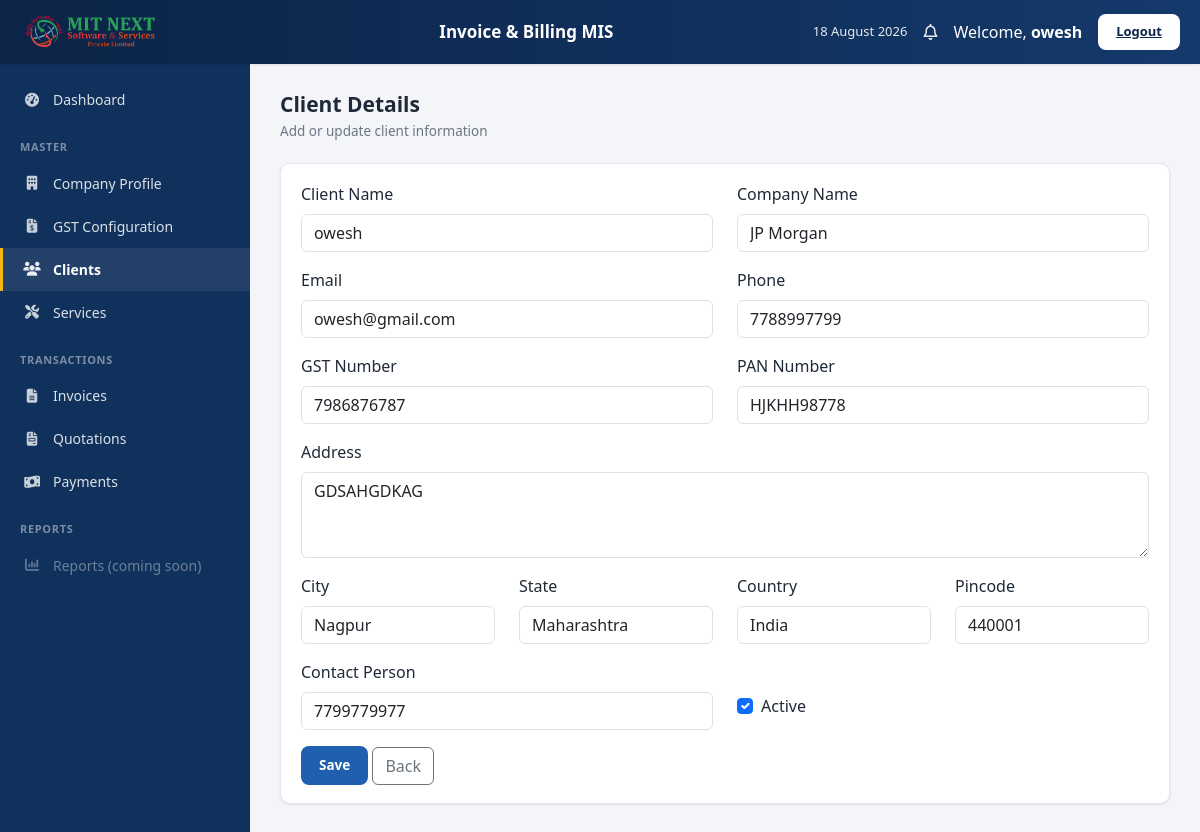
Screenshot of /master/clients/edit/1/ (signed in) with the database file from the repository.
### master/models.py (models this page shows, shortened)
class Client(models.Model):
    client_name = models.CharField(max_length=100)
    company_name = models.CharField(max_length=150, blank=True)
    email = models.EmailField()
    phone = models.CharField(max_length=15)
    gst_number = models.CharField(max_length=20, blank=True)
    pan_number = models.CharField(max_length=20, blank=True)
    address = models.TextField()
    city = models.CharField(max_length=50)
    state = models.CharField(max_length=50)
    country = models.CharField(max_length=50)
    pincode = models.CharField(max_length=10)
    contact_person = models.CharField(max_length=100, blank=True)
    is_active = models.BooleanField(default=True)
    created_at = models.DateTimeField(auto_now_add=True)
    updated_at = models.DateTimeField(auto_now=True)

### master/views.py (the view)
@login_required
def edit_client(request, pk):
    client = get_object_or_404(Client, pk=pk)
    form = ClientForm(
        request.POST or None,
        instance=client
    )
    if form.is_valid():
        form.save()
        messages.success(request, "Client Updated.")
        return redirect("client_list")
    return render(request,
                  "master/client_form.html",
                  {"form": form})

### master/forms.py
class ClientForm(forms.ModelForm):
    class Meta:
        model = Client
        fields = "__all__"
        widgets = {
            "client_name": forms.TextInput(attrs={"class": "form-control"}),
            "company_name": forms.TextInput(attrs={"class": "form-control"}),
            "email": forms.EmailInput(attrs={"class": "form-control"}),
            "phone": forms.TextInput(attrs={"class": "form-control"}),
            "gst_number": forms.TextInput(attrs={"class": "form-control"}),
            "pan_number": forms.TextInput(attrs={"class": "form-control"}),
            "address": forms.Textarea(attrs={"class": "form-control", "rows": 3}),
            "city": forms.TextInput(attrs={"class": "form-control"}),
            "state": forms.TextInput(attrs={"class": "form-control"}),
            "country": forms.TextInput(attrs={"class": "form-control"}),
            "pincode": forms.TextInput(attrs={"class": "form-control"}),
            "contact_person": forms.TextInput(attrs={"class": "form-control"}),
            "is_active": forms.CheckboxInput(attrs={"class": "form-check-input"}),
        }

### master/templates/master/client_form.html (shortened to what this page needs)
{% extends "layout/app_shell.html" %}
{% block content %}
<div class="page-heading">
    <h2>Client Details</h2>
    <p>Add or update client information</p>
</div>
<div class="shell-card">
    <div class="shell-card-body">
        <form method="POST">
            <div class="row">
                <div class="col-md-6 mb-3">
                    <label class="form-label">Client Name</label>
                    {{ form.client_name }}
                </div>
                <div class="col-md-6 mb-3">
                    <label class="form-label">Company Name</label>
                    {{ form.company_name }}
                </div>
                <div class="col-md-6 mb-3">
                    <label class="form-label">Email</label>
                    {{ form.email }}
                </div>
                <div class="col-md-6 mb-3">
                    <label class="form-label">Phone</label>
                    {{ form.phone }}
                </div>
                <div class="col-md-6 mb-3">
                    <label class="form-label">GST Number</label>
                    {{ form.gst_number }}
                </div>
                <div class="col-md-6 mb-3">
                    <label class="form-label">PAN Number</label>
                    {{ form.pan_number }}
                </div>
                <div class="col-12 mb-3">
                    <label class="form-label">Address</label>
                    {{ form.address }}
                </div>
                <div class="col-md-3 mb-3">
                    <label class="form-label">City</label>
                    {{ form.city }}
                </div>
                <div class="col-md-3 mb-3">
                    <label class="form-label">State</label>
                    {{ form.state }}
                </div>
                <div class="col-md-3 mb-3">
                    <label class="form-label">Country</label>
                    {{ form.country }}
                </div>
                <div class="col-md-3 mb-3">
                    <label class="form-label">Pincode</label>
                    {{ form.pincode }}
                </div>
                <div class="col-md-6 mb-3">
                    <label class="form-label">Contact Person</label>
                    {{ form.contact_person }}
                </div>
                <div class="col-md-6 mb-3 d-flex align-items-center">
                    <div class="form-check mt-4">
                        {{ form.is_active }}
                        <label class="form-check-label">Active</label>
                    </div>
                </div>
            </div>
            <button type="submit" class="btn-shell-primary">Save</button>
            <a href="{% url 'client_list' %}" class="btn btn-outline-secondary"
               hx-get="{% url 'client_list' %}" hx-select="#main-content" hx-target="#main-content"
               hx-swap="outerHTML" hx-push-url="true">
                Back
            </a>
        </form>
    </div>
</div>
{% endblock %}

### accounts/templates/layout/app_shell.html (shortened to what this page needs)
{% load static %}
<!DOCTYPE html>
<html lang="en">
<head>
    <link href="https://cdn.jsdelivr.net/npm/bootstrap@5.3.7/dist/css/bootstrap.min.css" rel="stylesheet">
    <link rel="stylesheet" href="https://cdnjs.cloudflare.com/ajax/libs/font-awesome/6.7.2/css/all.min.css">
    <link rel="stylesheet" href="{% static 'css/app-shell.css' %}">
</head>
<body class="shell-body">
<header class="shell-header">
    <div class="brand">
        <div class="logo1"><img src="../static/images/logo1.png" alt=""></div>
    </div>
    <div class="app-name">
        <div class="main">Invoice &amp; Billing MIS</div>
    </div>
    <div class="header-right">
        <span class="header-date" id="shell-header-date"></span>
        <span class="bell-icon"><i class="fa-regular fa-bell"></i></span>
        <span>Welcome, <b>{{ request.user.username }}</b></span>
        <a href="{% url 'logout' %}" class="btn-logout">Logout</a>
    </div>
</header>
<aside class="shell-sidebar" id="shell-sidebar">
    <a href="{% url 'dashboard' %}"
       class="side-link {% if request.resolver_match.url_name == 'dashboard' %}active{% endif %}"
       hx-get="{% url 'dashboard' %}" hx-select="#main-content" hx-target="#main-content"
       hx-swap="outerHTML" hx-push-url="true">
    </a>
    <div class="side-section-title">Master</div>
    <a href="{% url 'company_profile' %}"
       class="side-link {% if request.resolver_match.url_name in 'company_profile,edit_company' %}active{% endif %}"
       hx-get="{% url 'company_profile' %}" hx-select="#main-content" hx-target="#main-content"
       hx-swap="outerHTML" hx-push-url="true">
        <i class="fa-solid fa-building"></i> Company Profile
    </a>
    <a href="{% url 'gst_list' %}"
       class="side-link {% if 'gst' in request.resolver_match.url_name %}active{% endif %}"
       hx-get="{% url 'gst_list' %}" hx-select="#main-content" hx-target="#main-content"
       hx-swap="outerHTML" hx-push-url="true">
        <i class="fa-solid fa-file-invoice-dollar"></i> GST Configuration
    </a>
    <a href="{% url 'client_list' %}"
       class="side-link {% if 'client' in request.resolver_match.url_name %}active{% endif %}"
       hx-get="{% url 'client_list' %}" hx-select="#main-content" hx-target="#main-content"
       hx-swap="outerHTML" hx-push-url="true">
        <i class="fa-solid fa-users"></i> Clients
    </a>
    <a href="{% url 'service_list' %}"
       class="side-link {% if 'service' in request.resolver_match.url_name %}active{% endif %}"
       hx-get="{% url 'service_list' %}" hx-select="#main-content" hx-target="#main-content"
       hx-swap="outerHTML" hx-push-url="true">
        <i class="fa-solid fa-screwdriver-wrench"></i> Services
    </a>
    <div class="side-section-title">Transactions</div>
    <a href="{% url 'invoice_list' %}"
       class="side-link {% if 'invoice' in request.resolver_match.url_name %}active{% endif %}"
       hx-get="{% url 'invoice_list' %}" hx-select="#main-content" hx-target="#main-content"
       hx-swap="outerHTML" hx-push-url="true">
        <i class="fa-solid fa-file-lines"></i> Invoices
    </a>
    <a href="{% url 'quotation_list' %}"
       class="side-link {% if 'quotation' in request.resolver_match.url_name %}active{% endif %}"
       hx-get="{% url 'quotation_list' %}" hx-select="#main-content" hx-target="#main-content"
       hx-swap="outerHTML" hx-push-url="true">
        <i class="fa-solid fa-file-invoice"></i> Quotations
    </a>
    <a href="{% url 'payment_list' %}"
       class="side-link {% if 'payment' in request.resolver_match.url_name %}active{% endif %}"
       hx-get="{% url 'payment_list' %}" hx-select="#main-content" hx-target="#main-content"
       hx-swap="outerHTML" hx-push-url="true">
        <i class="fa-solid fa-money-bill-wave"></i> Payments
    </a>
    <div class="side-section-title">Reports</div>
    <div class="side-link" style="opacity:0.45; cursor:not-allowed;" title="Reports module not yet built on the backend">
        <i class="fa-solid fa-chart-column"></i> Reports (coming soon)
    </div>
</aside>
<div class="shell-main-wrap">
    <div id="main-content">
        {% block content %}{% endblock %}
    </div>
</div>
</body>
</html>

### static/css/app-shell.css (style rules this page uses)
:root { --navy-900: #0b2447; --navy-800: #10315b; --navy-700: #14396b; --navy-600: #1a4680; --accent-blue: #1e5fb0; --accent-blue-hover: #174a8a; --accent-yellow: #f2b90f; --bg-light: #f3f5f8; --card-bg: #ffffff; --border-light: #e3e7ee; --text-muted: #6b7685; --text-dark: #1f2937; --success: #1f9d55; --danger: #d9414d; --radius: 10px; --shadow-sm: 0 1px 3px rgba(16, 24, 40, 0.06), 0 1px 2px rgba(16, 24, 40, 0.04); --shadow-md: 0 4px 14px rgba(16, 24, 40, 0.08); }
* { box-sizing: border-box; }
body.shell-body { margin: 0; background: var(--bg-light); color: var(--text-dark); font-family: "Segoe UI", -apple-system, BlinkMacSystemFont, Roboto, Arial, sans-serif; }
.shell-header { position: fixed; top: 0; left: 0; right: 0; height: 64px; background: linear-gradient(90deg, var(--navy-900), var(--navy-700)); display: flex; align-items: center; justify-content: space-between; padding: 0 20px; z-index: 1000; box-shadow: var(--shadow-sm); }
.shell-header .brand { display: flex; align-items: center; gap: 12px; color: #fff; min-width: 220px; }
.shell-header .app-name { color: #fff; text-align: center; flex: 1; }
.shell-header .app-name .main { font-weight: 700; font-size: 17px; }
.shell-header .header-right { display: flex; align-items: center; gap: 16px; color: #fff; }
.shell-header .header-right .header-date { font-size: 13px; opacity: 0.9; }
.shell-header .header-right .bell-icon { position: relative; font-size: 16px; cursor: pointer; opacity: 0.9; }
.shell-header .btn-logout { background: #fff; color: var(--navy-900); border: none; padding: 8px 18px; border-radius: 8px; font-weight: 600; font-size: 13px; cursor: pointer; transition: transform 0.15s ease, box-shadow 0.15s ease; }
.shell-sidebar { position: fixed; top: 64px; left: 0; bottom: 0; width: 250px; background: var(--navy-800); overflow-y: auto; padding: 14px 0 30px; z-index: 900; transition: transform 0.25s ease; }
.side-link { display: flex; align-items: center; gap: 12px; padding: 11px 20px; color: rgba(255,255,255,0.85); text-decoration: none; font-size: 14px; border-left: 3px solid transparent; transition: background 0.15s ease, border-color 0.15s ease; cursor: pointer; }
.side-link i { width: 18px; text-align: center; opacity: 0.9; }
.side-link.active { background: rgba(255,255,255,0.08); border-left-color: var(--accent-yellow); color: #fff; font-weight: 600; }
.side-section-title { padding: 18px 20px 6px; font-size: 11px; letter-spacing: 0.06em; color: rgba(255,255,255,0.45); font-weight: 700; text-transform: uppercase; }
.shell-main-wrap { margin-left: 250px; padding-top: 64px; min-height: 100vh; }
#main-content { padding: 28px 30px 60px; animation: contentIn 0.25s ease; }
.page-heading { margin-bottom: 22px; }
.page-heading h2 { font-size: 21px; font-weight: 700; margin: 0 0 4px; color: var(--text-dark); }
.page-heading p { color: var(--text-muted); font-size: 13.5px; margin: 0; }
.stat-card, .shell-card { background: var(--card-bg); border-radius: var(--radius); border: 1px solid var(--border-light); box-shadow: var(--shadow-sm); transition: box-shadow 0.2s ease, transform 0.2s ease; }
.shell-card-body { padding: 18px 20px; }
.btn-shell-primary { background: var(--accent-blue); color: #fff; border: none; padding: 9px 18px; border-radius: 8px; font-weight: 600; font-size: 13.5px; transition: background 0.15s ease, transform 0.1s ease; cursor: pointer; }
.logo1 { width: 140px; height: 140px; display: flex; align-items: center; justify-content: center; flex-shrink: 0; overflow: hidden; }
.logo1 img { width: 150px; height: 140px; max-width: 150px; max-height: 140px; object-fit: contain; display: block; }

### rows the page displays
Client: client_name "owesh", company_name "JP Morgan", email "owesh@gmail.com", phone "7788997799", gst_number "7986876787", pan_number "HJKHH98778", address "GDSAHGDKAG", city "Nagpur", state "Maharashtra", country "India", pincode "440001", contact_person "7799779977", is_active "☑"

### other values shown
{{ request.user.username }} "owesh"
